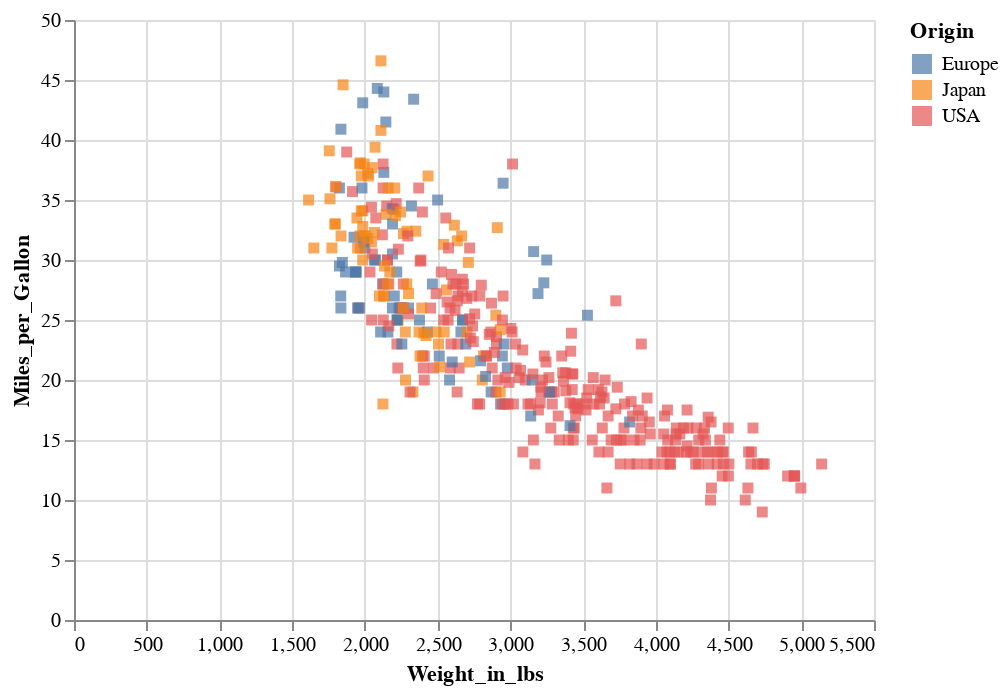

The notebook cell this image was saved under:
### Code cell
alt.Chart(cars).mark_square().encode(x='Weight_in_lbs', y='Miles_per_Gallon', color='Origin')

### Figure 1 — Vega-Lite specification as saved in the notebook (floating-point values rounded to 4 significant figures; data arrays with more than 128 entries replaced by an {"elided": "..."} marker saying what was removed)
{"$schema": "https://vega.github.io/schema/vega-lite/v2.4.1.json", "config": {"view": {"height": 300, "width": 400}}, "data": {"values": {"elided": "406 records"}}, "encoding": {"color": {"field": "Origin", "type": "nominal"}, "x": {"field": "Weight_in_lbs", "type": "quantitative"}, "y": {"field": "Miles_per_Gallon", "type": "quantitative"}}, "mark": "square"}
